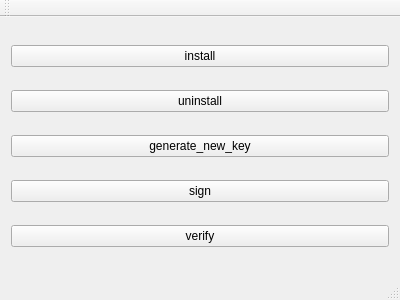
<?xml version="1.0" encoding="UTF-8"?>
<ui version="4.0">
 <class>MainWindow</class>
 <widget class="QMainWindow" name="MainWindow">
  <property name="geometry">
   <rect>
    <x>0</x>
    <y>0</y>
    <width>400</width>
    <height>300</height>
   </rect>
  </property>
  <property name="windowTitle">
   <string>MainWindow</string>
  </property>
  <widget class="QWidget" name="centralWidget">
   <layout class="QVBoxLayout" name="verticalLayout">
    <item>
     <widget class="QPushButton" name="install">
      <property name="text">
       <string>install</string>
      </property>
     </widget>
    </item>
    <item>
     <widget class="QPushButton" name="uninstall">
      <property name="text">
       <string>uninstall</string>
      </property>
     </widget>
    </item>
    <item>
     <widget class="QPushButton" name="generate">
      <property name="text">
       <string>generate_new_key</string>
      </property>
     </widget>
    </item>
    <item>
     <widget class="QPushButton" name="sign">
      <property name="text">
       <string>sign</string>
      </property>
     </widget>
    </item>
    <item>
     <widget class="QPushButton" name="verify">
      <property name="text">
       <string>verify</string>
      </property>
     </widget>
    </item>
   </layout>
  </widget>
  <widget class="QMenuBar" name="menuBar">
   <property name="geometry">
    <rect>
     <x>0</x>
     <y>0</y>
     <width>400</width>
     <height>25</height>
    </rect>
   </property>
  </widget>
  <widget class="QToolBar" name="mainToolBar">
   <attribute name="toolBarArea">
    <enum>TopToolBarArea</enum>
   </attribute>
   <attribute name="toolBarBreak">
    <bool>false</bool>
   </attribute>
  </widget>
  <widget class="QStatusBar" name="statusBar"/>
 </widget>
 <layoutdefault spacing="6" margin="11"/>
 <resources/>
 <connections/>
</ui>
